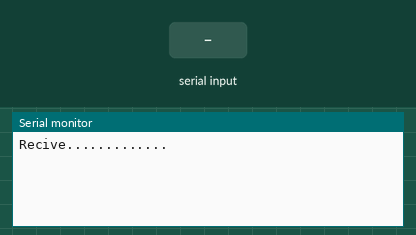
This sketch was run on a simulated ESP32. On the bench: the last lines printed to the serial monitor. The test bench sets the inputs (shaded band).

Above: at 1.2 s.
1.3 s: "1" received over the second serial link
At 3.1 s:
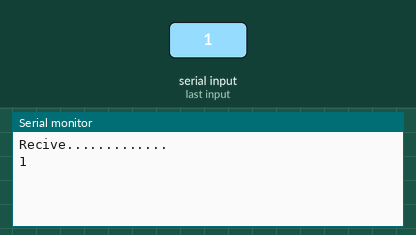
3.8 s: "0" received over the second serial link
At 5.2 s:
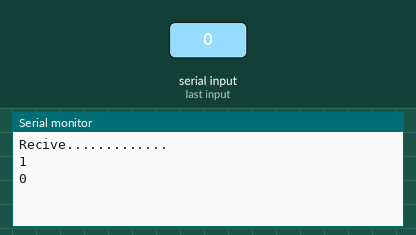
5.3 s: "2" received over the second serial link
At 7.4 s:
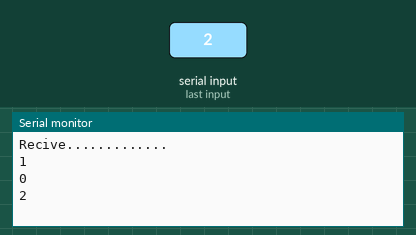

The sketch:

ESP32_SERAIL_RECIVER.ino
```cpp
#include <HardwareSerial.h>
HardwareSerial UART0(2);

void setup() {
  Serial.begin(115200);
  UART0.begin(115200, SERIAL_8N1, 27, 14); //rx gpio,tx gpio
  Serial.println("Recive.............");
}

void loop() {
  // // read serial
  // while (UART0.available()) {
  //   Serial.write(UART0.read());

  // }
  // // read monitor
  // while (Serial.available()) {
  //   UART0.write(Serial.read());
  // }

  String text =  UART0.readString();
  Serial.println(text);

}
```

Measured:
- after the input at 1.3 s, the serial monitor: prints a new line after 1.0 s (image 1)
- after the input at 3.8 s, the serial monitor: prints a new line after 1.0 s (image 2)
- after the input at 5.3 s, the serial monitor: prints a new line after 1.0 s (image 3)
